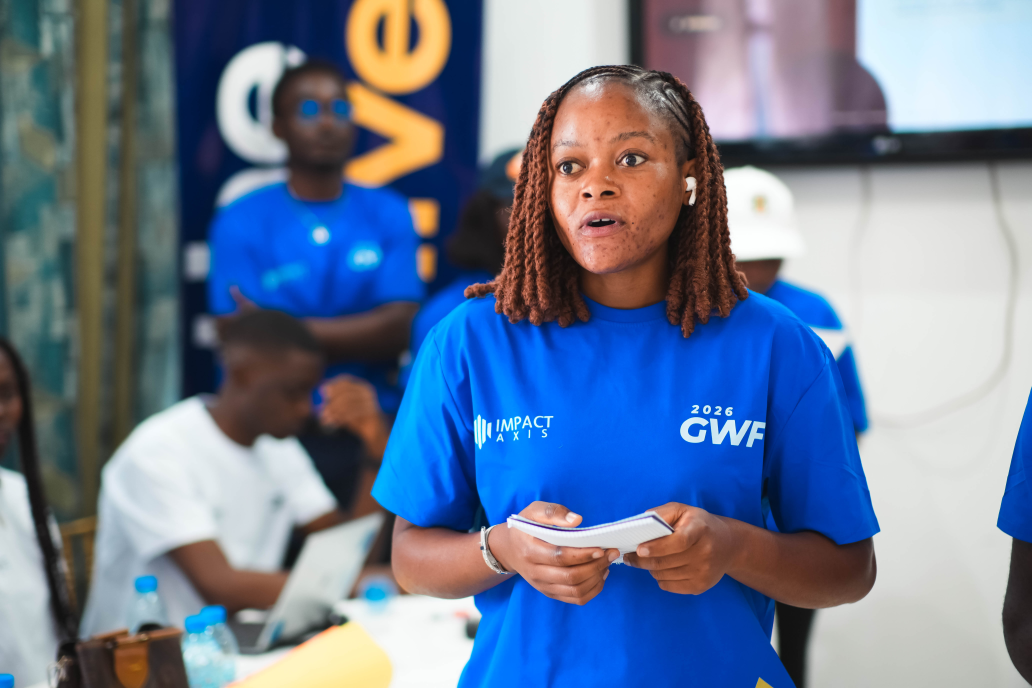
#> input picture brand-source/photography/hero-candidates/IDT-46.jpg, 6192 x 4128 px, found by its file name (shown at 1/6 size)
$ python matte.py
#> lines starting #> are read from the running program, lines starting #| are printed output that depends on the picture
import cv2, numpy as np, mediapipe as mp
from PIL import Image
SRC='/home/user/newwebsite/brand-source/photography/hero-candidates/IDT-46.jpg'
CANVA='/root/.claude/projects/-home-user-newwebsite/fcc09d3a-7b55-5896-8942-c3b51cd796ec/tool-results/mcp-Canva-blob-1790778069891-ziunyq.png'
full = cv2.imread(SRC)                      # BGR 6192x4128
#> full is the input picture: shape (4128, 6192, 3); mean B, G, R 149.6, 124.2, 108.9
H, W = full.shape[:2]
#> H = 4128; W = 6192
X0, X1, Y0, Y1 = 1900, 5700, 0, H           # region around the subject
#> X0 = 1900; X1 = 5700; Y0 = 0; Y1 = 4128
roi = full[Y0:Y1, X0:X1]
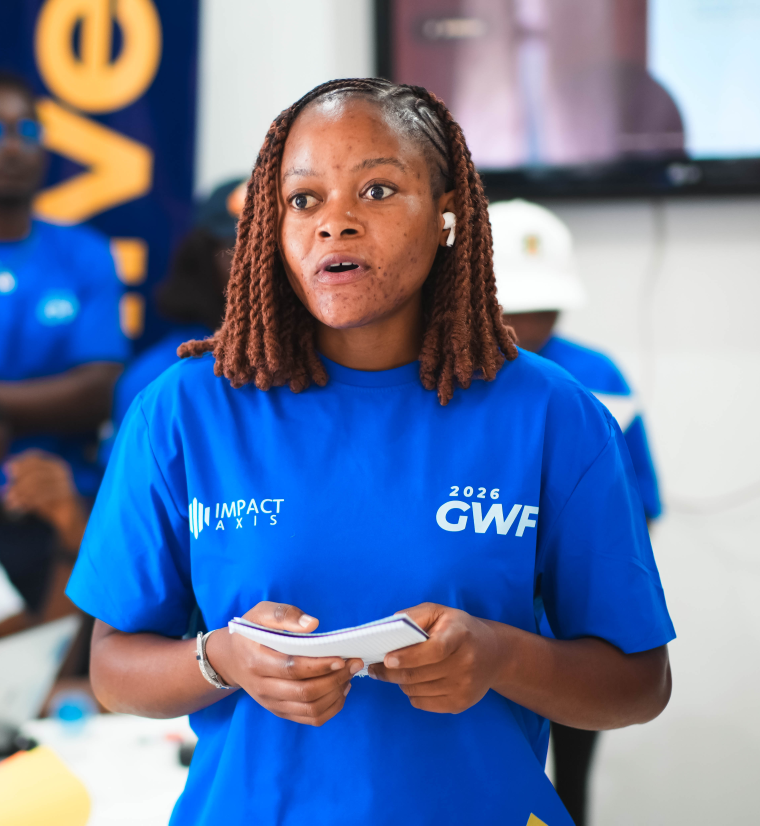
#> roi: shape (4128, 3800, 3) (shown at 1/5 size); mean B, G, R 159.3, 122.8, 106
s = 0.5
work = cv2.resize(roi, None, fx=s, fy=s, interpolation=cv2.INTER_AREA)
h, w = work.shape[:2]
#> h = 2064; w = 1900
# 1. MediaPipe selfie segmentation (bundled model), general model
#> (the run stopped early here; a loop or call above may not have finished)

$ run again, with brand-source/photography/hero-candidates/IDT-41.jpg copied over brand-source/photography/hero-candidates/IDT-46.jpg
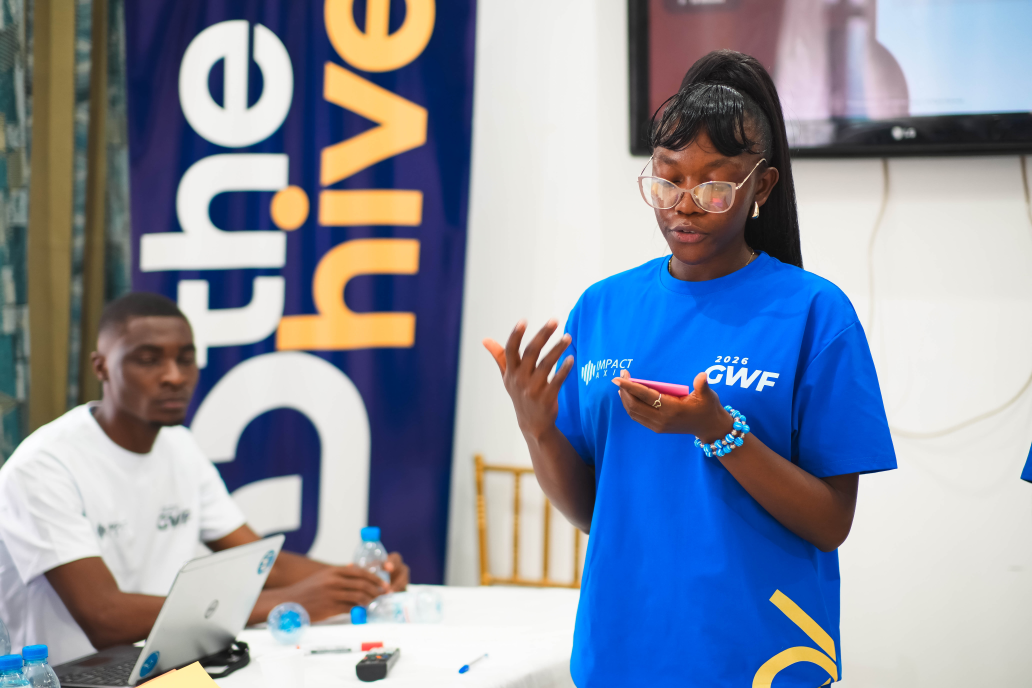
#> input picture brand-source/photography/hero-candidates/IDT-41.jpg, 6192 x 4128 px, found by its file name (shown at 1/6 size)
#> full is the input picture: shape (4128, 6192, 3); mean B, G, R 163.3, 146.1, 138.2
#> `roi = full[Y0:Y1, X0:X1]`:
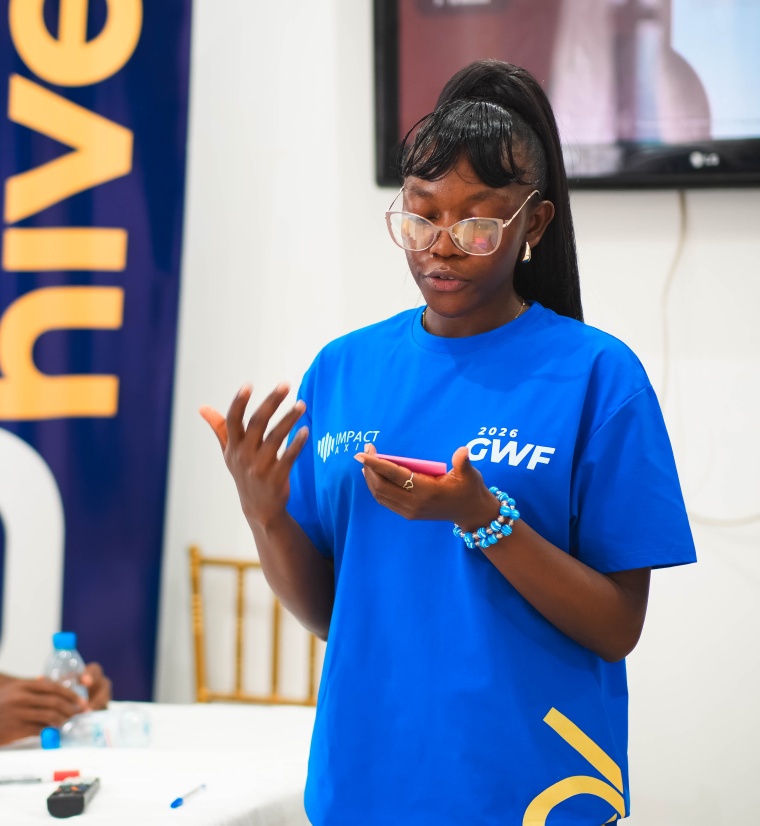
#> roi: shape (4128, 3800, 3) (shown at 1/5 size); mean B, G, R 170.4, 143.6, 131.4

$ run again, with brand-source/photography/hero-candidates/IDT-56.jpg copied over brand-source/photography/hero-candidates/IDT-46.jpg
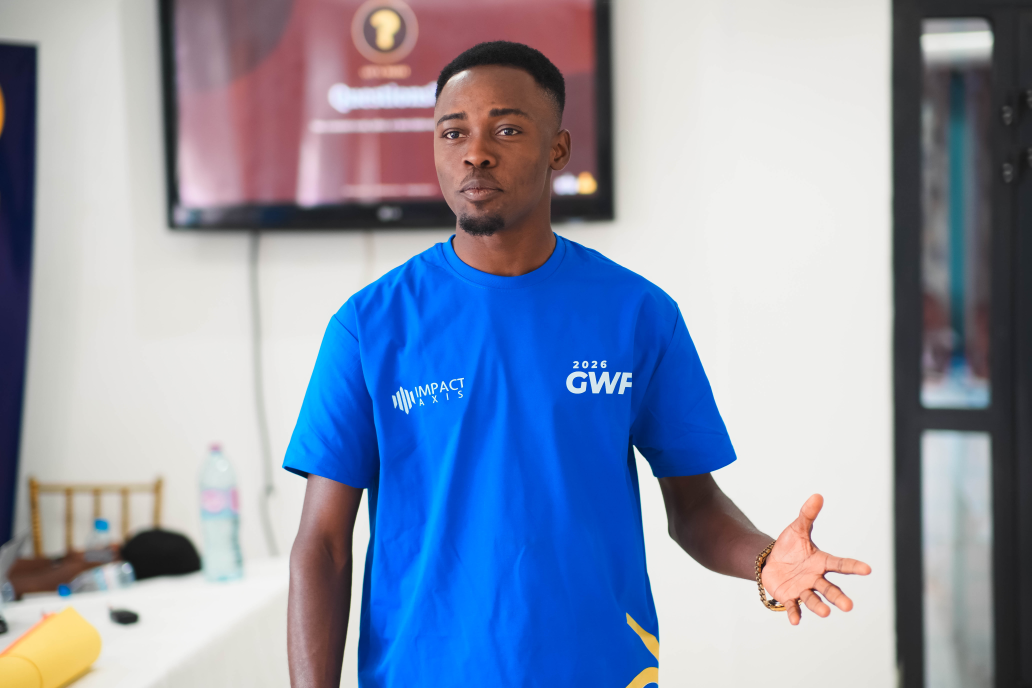
#> input picture brand-source/photography/hero-candidates/IDT-56.jpg, 6192 x 4128 px, found by its file name (shown at 1/6 size)
#> full is the input picture: shape (4128, 6192, 3); mean B, G, R 173.6, 149.5, 139.3
#> `roi = full[Y0:Y1, X0:X1]`:
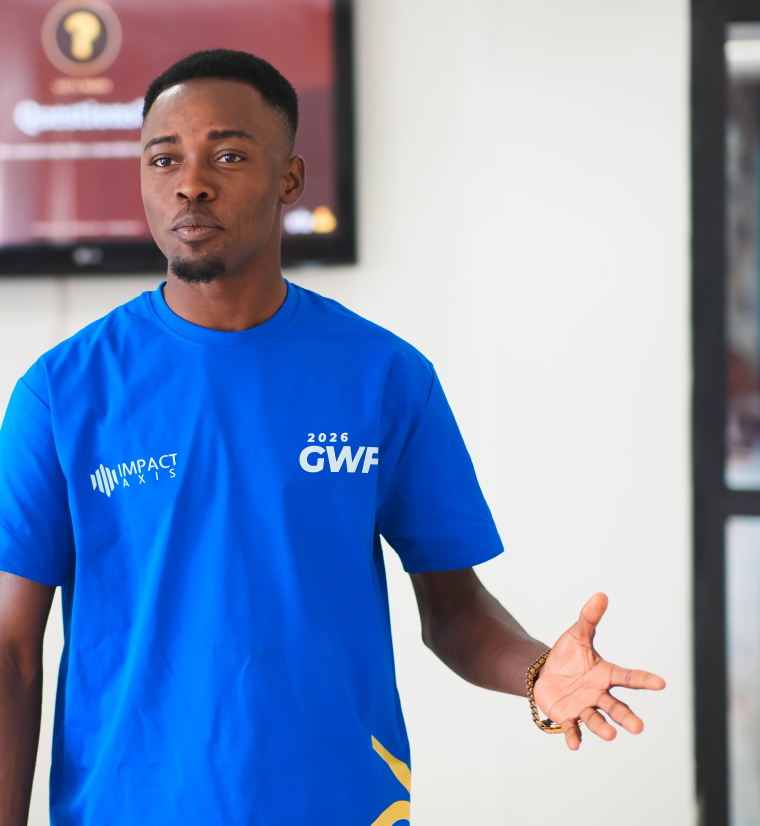
#> roi: shape (4128, 3800, 3) (shown at 1/5 size); mean B, G, R 184.2, 145.1, 126.1
